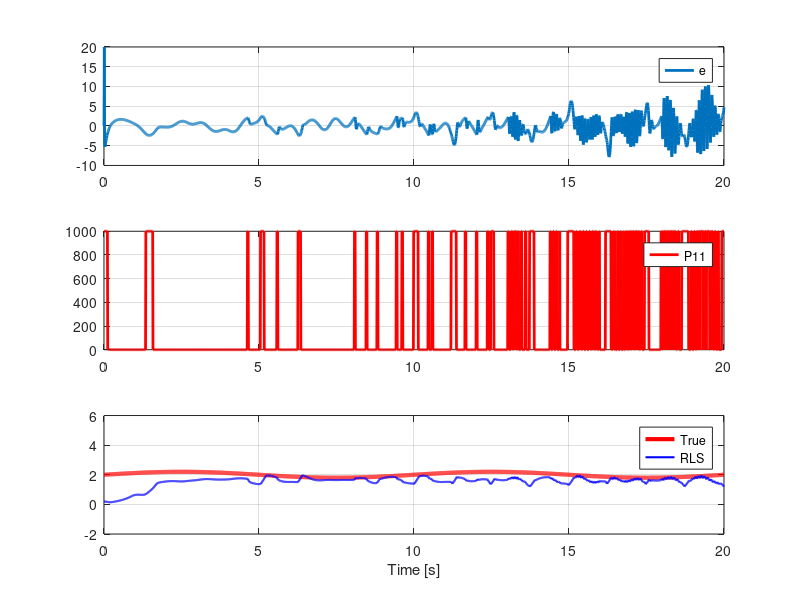
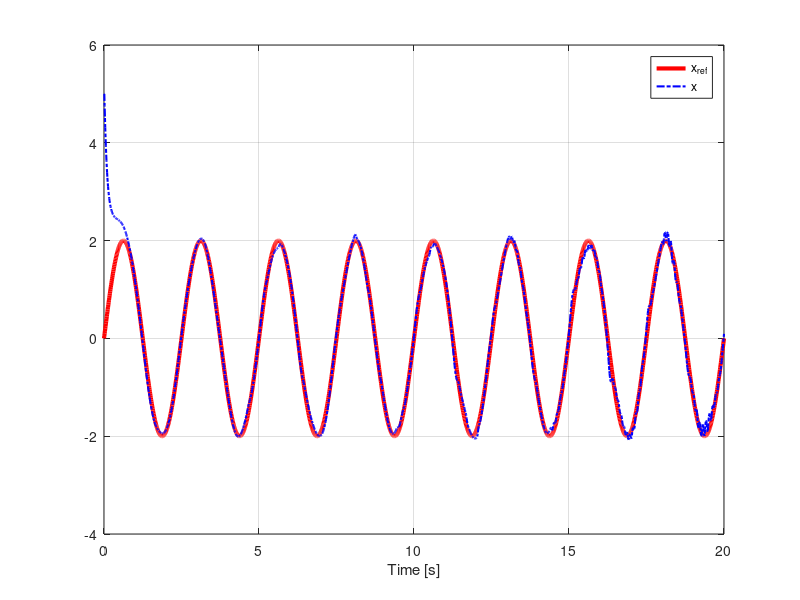
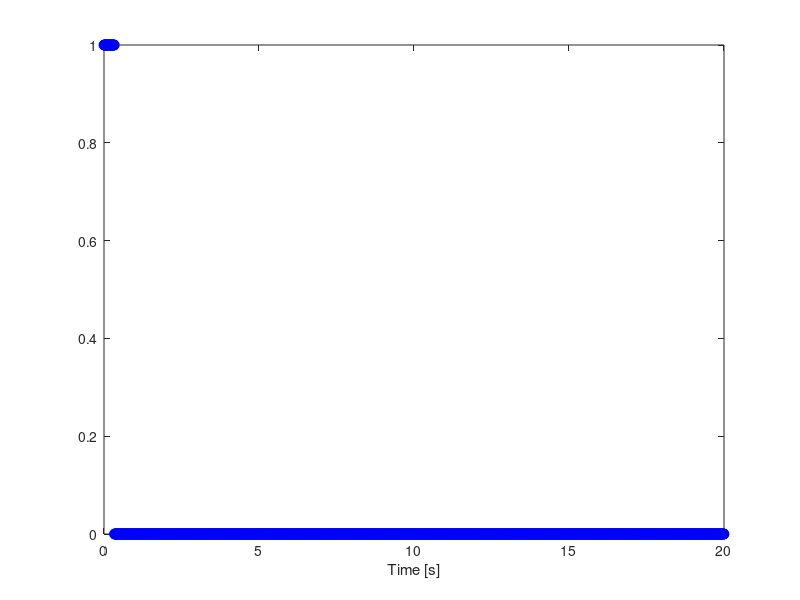

Write the MATLAB code that produced these figures, in order.
clc; clear; close all
tic;
%% Simulation Setting
t_end = 20;
dt = 0.001;
Ts_sample = 0.01;
N_sample = floor(Ts_sample/dt);
t_log = 0:dt:t_end;
N = length(t_log);
% Ref
A_ref = 2;
T_ref = 2.5;
% STR
kp = 1;
% SMC
alpha = 2;
% RLS
forgettingfactor = 1;
hattheta(1) = 0.2;
P{1} = 1000;
% System
dp_exp = 1.0;
b = 1.2;
bN = 1.0;
x(1) = 5;
% Key Log
k = 0;
t_sample = [];
state_switch = [];
%% Start Simulation
for i = 1:N
    t_now = dt*(i-1);
    theta(i) = 2 + 0.2*sin(2*pi/1*t_now);
    dp(i) = 0.01 + t_now^(dp_exp);
    %% Sampling  and Computing
    if ( mod(i,N_sample) == 1 )
        k = k + 1;
        %% Sampling
        t_sample = [t_sample,t_now];
        theta_true(k) = theta(i);
        dp_true(k) = dp(i);
        dp_measure(k) = dp_true(k) + 0.00*randn;
        if i<=10
            x_true(k) = x(i);
        else
            x_true(k) = x(i-10);
        end
        x_measure(k) = x_true(k) + 0.000*randn;
        %% RLS
        if k == 1
            error_RLS(k) = 0;
            temp = P{k};
            P_diag(1,k) = temp(1,1);
        else
            output(k) = ( x_measure(k) - x_measure(k-1) ) / Ts_sample - bN*u_design( k-1 );
            regressor(k-1) = x_measure(k-1)*dp_measure(k-1);
            error_RLS(k) = output(k) - hattheta(k-1)*regressor(k-1);
            K(k) = P{k-1}*regressor(k-1)/(forgettingfactor + regressor(k-1)'*P{k-1}*regressor(k-1));
            if (abs(error_RLS(k)))<2  % error based 
                P{k} = forgettingfactor^(-1)*P{k-1}-K(k)*regressor(k-1)'*forgettingfactor^(-1)*P{k-1};
            else
                P{k} = 1000;
            end
            temp = P{k};
            P_diag(1,k) = temp(1,1);
            hattheta(k) = hattheta(k-1) + max(min(K(k)*error_RLS(k),1e-4+0.02*abs(hattheta(k-1))),-1e-4-0.02*abs(hattheta(k-1)));
        end
        %% ESO
        pole = 15;
        if k == 1 
            hatx(k) = x_measure(k);
            hatd(k) = 0;
        else
            hatx(k) = hatx(k-1) + Ts_sample*( hattheta(k)*x_measure(k-1)*dp_measure(k) + bN*u_design(k-1) + hatd(k-1) - 2*pole*(hatx(k-1) - x_measure(k)) );
            hatd(k) = hatd(k-1) + Ts_sample*( -pole^2*(hatx(k-1)-x_measure(k)) );
        end
        %% Reference
        x_ref(k) = A_ref*sin(2*pi/T_ref*t_now);
        dx_ref(k) = 2*pi/T_ref*A_ref*cos(2*pi/T_ref*t_now);
        %% Controller
        error_tracking(k) = x_measure(k) - x_ref(k);
        if abs(error_tracking(k))<1
            u_design(k) = ( dx_ref(k) - 5*error_tracking(k) - hattheta(k)*x_measure(k)*dp_measure(k) - 0*hatd(k))/bN;
            state_switch = [state_switch,0];
            if k == 1
                Gamma(1) = 50;
            else
                Gamma(k) = Gamma(k-1);
            end
        else
            sign_error_tracking = ( 1-exp(-alpha*error_tracking(k)) ) / ( 1+exp(-alpha*error_tracking(k)) );
            if k == 1
                Gamma(1) = 50;
            else
                Gamma(k) = Gamma(k-1) + Ts_sample*0.1*error_tracking(k)*sign_error_tracking;
            end
            u_design(k) = ( dx_ref(k) - Gamma(k)*sign_error_tracking - hattheta(k)*x_measure(k)*dp_measure(k) - 0*hatd(k))/bN;
            state_switch = [state_switch,1];
        end
        u_design(k) = ( dx_ref(k) - 5*error_tracking(k) - hattheta(k)*x_measure(k)*dp_measure(k) - 1*hatd(k) )/bN;
    end
    %% System
    x(i+1) = x(i) + dt*( theta(i)*x(i)*dp(i) + b*u_design(k) );
end
%% Plot
index_plot = 1:length(t_sample);
figure('name','Estimator')
subplot(3,1,1)
plot(t_sample,error_RLS(index_plot),'linewidth',2); hold on;
grid on;
legend({'e'})
subplot(3,1,2)
plot(t_sample,P_diag(1,index_plot),'r-','linewidth',2); hold on;
grid on;
legend({'P11'})
subplot(3,1,3)
plot(t_sample,theta(index_plot),'r-','linewidth',3); hold on;
plot(t_sample,hattheta(index_plot),'b-','linewidth',1.5); hold on;
grid on;
legend('True','RLS');
ylim([-2,6]);
xlabel('Time [s]')
figure('name','TrackingResults')
plot(t_sample,x_ref(index_plot),'r-','linewidth',3); hold on;
plot(t_sample,x_true(index_plot),'b-.','linewidth',1.5); hold on;
grid on;
legend({'x_{ref}','x'});
xlabel('Time [s]')
figure('name','switch state')
plot(t_sample,state_switch(index_plot),'bo','linewidth',2); hold on;
xlabel('Time [s]');
toc